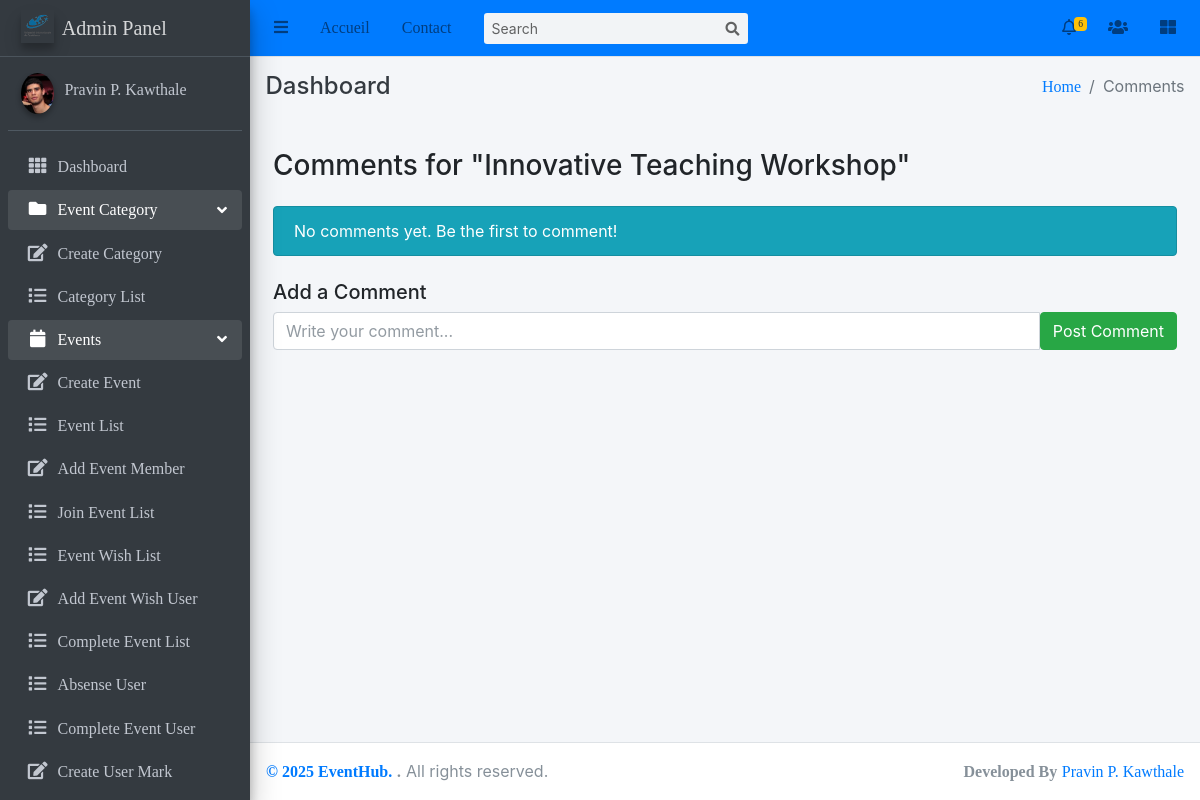
The page /Events/comment/21/ (signed in) on the database as committed earlier.
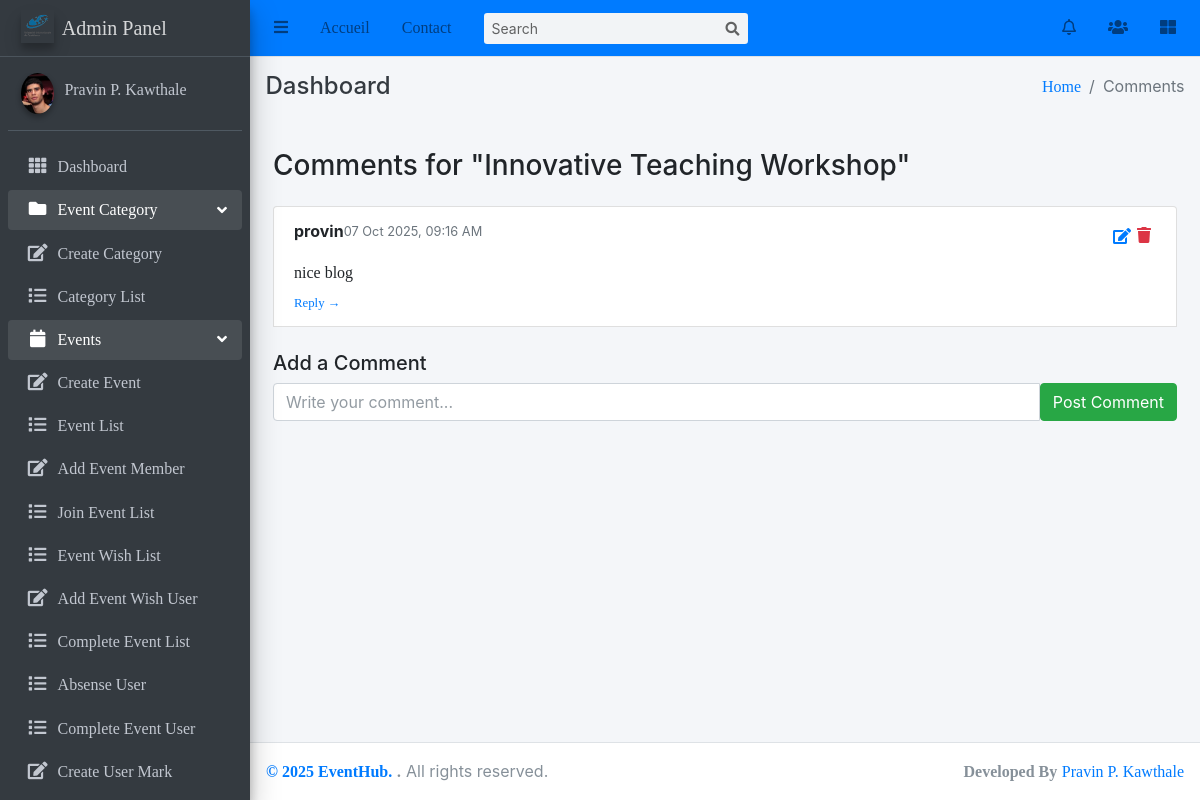
The same page on the database as committed later.
### Event/models.py (models this page shows, shortened)
class Event(models.Model):
    title = models.CharField(max_length=100)
    description = models.TextField()
    category = models.ForeignKey(Category, on_delete=models.SET_NULL, null=True, related_name="events")
    date = models.DateTimeField()
    location = models.CharField(max_length=300)
    start_time = models.TimeField()
    end_time = models.TimeField()
    created_at = models.DateTimeField(auto_now_add=True)
    updated_at = models.DateTimeField(auto_now=True)
    organizer = models.ForeignKey(User, on_delete=models.CASCADE, related_name='events_created')
    participants = models.ManyToManyField(User, related_name='events_participated', blank=True)
    image = models.ImageField(upload_to="event_images/", default="event_images/default.png")
    comments_enabled=models.BooleanField(default=True)
    likes=models.ManyToManyField(User,related_name='liked_events',blank=True)
    class Meta:
        ordering = ['-start_time']

class Comment(models.Model):
    user=models.ForeignKey(User,on_delete=models.CASCADE)
    event=models.ForeignKey("Event",on_delete=models.CASCADE,related_name="comments")
    parent=models.ForeignKey("self",null=True,blank=True,on_delete=models.CASCADE,related_name="replies")
    content=models.TextField()
    created_at = models.DateTimeField(auto_now_add=True)
    updated_at=models.DateTimeField(auto_now=True)
    class Meta:
        ordering=["-created_at"]

### Event/views.py (the view, shortened to what this page needs)
# urls.py: path('comment/<int:pk>/',views.CommentView.as_view(),name='comment_event'),
class CommentView(LoginRequiredMixin, View):
    template_name = 'Event/event_comments.html'
    def get(self, request, pk):
        event = get_object_or_404(Event, pk=pk)
        comments = event.comments.filter(parent__isnull=True).order_by('-created_at')
        return render(request, self.template_name, {'event': event, 'comments': comments})

### user/context_processors.py (called while the page is built)
def notifications(request):
    if request.user.is_authenticated:
        navbar_notifications = Notification.objects.filter(
            receiver=request.user
        ).order_by('-timestamp')[:5]  # latest 5 notifications
        navbar_unread_count = Notification.objects.filter(
            receiver=request.user,
            is_read=False
        ).count()
    else:
        navbar_notifications = []
        navbar_unread_count = 0
    return {
        'navbar_notifications': navbar_notifications,
        'navbar_unread_count': navbar_unread_count
    }

### templates/Event/event_comments.html (shortened to what this page needs)
{% extends 'base/base.html' %}
{% block breadcrumb %}Comments{% endblock breadcrumb %}
{% block content %}
<div class="container mt-4">
    <h3 class="mb-4">Comments for "{{ event.title }}"</h3>
    {% if comments %}
        <ul class="list-group">
            {% for comment in comments %}
                {% include 'Event/comment_item.html' with comment=comment %}
            {% endfor %}
        </ul>
    {% else %}
        <div class="alert alert-info">No comments yet. Be the first to comment!</div>
    {% endif %}
    {% if event.comments_enabled %}
    <div class="mt-4">
        <h5>Add a Comment</h5>
        <form method="post" action="{% url 'comment_event' event.id %}">
            <div class="input-group">
                <input type="text" name="content" class="form-control" placeholder="Write your comment..." required>
                <button class="btn btn-success" type="submit">Post Comment</button>
            </div>
        </form>
    </div>
    {% else %}
    <div class="alert alert-warning mt-4">Comments are disabled for this event.</div>
    {% endif %}
</div>
{% endblock content %}

### templates/base/base.html (shortened to what this page needs)
<!DOCTYPE html>
<html lang="en">
{% load static %}
<head>
  {% include 'base/header.html' %}
</head>
<body class="hold-transition sidebar-mini layout-fixed layout-navbar-fixed layout-footer-fixed">
<div class="wrapper">
  {% include 'base/navbar.html' %}
  {% include 'base/sidebar.html' %}
  <div class="content-wrapper">
    <div class="content-header">
      <div class="container-fluid">
        <div class="row mb-2">
          <div class="col-sm-6">
            <h4 class="m-0 text-dark">Dashboard</h4>
          </div>
          <div class="col-sm-6">
            <ol class="breadcrumb float-sm-right">
              <li class="breadcrumb-item"><a href="#">Home</a></li>
              <li class="breadcrumb-item active">{% block breadcrumb %}{% endblock breadcrumb %}</li>
            </ol>
          </div>
        </div>
      </div>
    </div>
    <section class="content">
      <div class="container-fluid">
        {% block content %}
        {% endblock content %}
      </div>
    </section>
  </div>
  {% include 'base/footer.html' %}
</div>
</body>
</html>

### templates/base/header.html (shortened to what this page needs)
{% load static %}
<link rel="stylesheet" href="{% static 'plugins/fontawesome-free/css/all.min.css' %}">
<link rel="stylesheet" href="{% static 'plugins/overlayScrollbars/css/OverlayScrollbars.min.css' %}">
<link rel="stylesheet" href="{% static 'css/adminlte.min.css' %}">

### templates/base/navbar.html (shortened to what this page needs)
{% load static %}
<nav class="main-header navbar navbar-expand navbar-primary navbar-light">
    <ul class="navbar-nav">
        <li class="nav-item">
            <a class="nav-link" data-widget="pushmenu" href="#" role="button">
                <i class="fas fa-bars"></i>
            </a>
        </li>
        <li class="nav-item d-none d-sm-inline-block">
            <a href="#" class="nav-link">Accueil</a>
        </li>
        <li class="nav-item d-none d-sm-inline-block">
            <a href="#" class="nav-link">Contact</a>
        </li>
    </ul>
    <form class="form-inline ml-3">
        <div class="input-group input-group-sm">
            <input class="form-control form-control-navbar" type="search" placeholder="Search" aria-label="Search">
            <div class="input-group-append">
                <button class="btn btn-navbar" type="submit">
                    <i class="fas fa-search"></i>
                </button>
            </div>
        </div>
    </form>
    <ul class="navbar-nav ml-auto">
        <li class="nav-item dropdown">
            <a class="nav-link" data-toggle="dropdown" href="#" id="notif-bell">
                <i class="far fa-bell"></i>
                {% if navbar_unread_count > 0 %}
                    <span id="notif-count" class="badge badge-warning navbar-badge">{{ navbar_unread_count }}</span>
                {% endif %}
            </a>
        </li>
        <li class="nav-item dropdown">
            <a class="nav-link" data-toggle="dropdown" href="#">
                <i class="fas fa-users"></i>
            </a>
        </li>
        <li class="nav-item">
            <a class="nav-link" data-widget="control-sidebar" data-slide="true" href="#" role="button">
                <i class="fas fa-th-large"></i>
            </a>
        </li>
    </ul>
</nav>

### templates/base/sidebar.html (shortened to what this page needs)
{% load static %}
<aside class="main-sidebar sidebar-dark-primary elevation-4">
    <a href="#" class="brand-link">
      <img src="{% static 'img/logo.png' %}" alt="Logo" class="brand-image elevation-3"
           style="opacity: .8">
          <span class="brand-text font-weight-light">Admin Panel</span>
    </a>
    <div class="sidebar">
      <div class="user-panel mt-3 pb-3 mb-3 d-flex">
        <div class="image">
          <img src="{% static 'img/user.jpg' %}" class="img-circle elevation-2" alt="User Image">
        </div>
        <div class="info">
          <a href="#" class="d-block">Pravin P. Kawthale</a>
        </div>
      </div>
      <nav class="mt-2">
        <ul class="nav nav-pills nav-sidebar flex-column" data-widget="treeview" role="menu" data-accordion="false">
          <li class="nav-item">
            <a href="{% url 'event_list' %}" class="nav-link">
              <i class="nav-icon fas fa-th"></i>
              <p>
                Dashboard
              </p>
            </a>
          </li>
          <li class="nav-item has-treeview menu-open">
            <a href="#" class="nav-link">
              <i class="nav-icon fas fa-folder"></i>
              <p>
                Event Category
                <i class="right fas fa-angle-left"></i>
              </p>
            </a>
            <ul class="nav nav-treeview">
              <li class="nav-item">
                <a href="{%url 'create_category'%}" class="nav-link">
                  <i class="far fa fa-edit nav-icon"></i>
                  <p>Create Category</p>
                </a>
              </li>
              <li class="nav-item">
                  <a href="{% url 'category_list' %}" class="nav-link">
                      <i class="far fa fa-list nav-icon"></i>
                      <p>Category List</p>
                  </a>
              </li>
            </ul>
          </li>
          <li class="nav-item has-treeview menu-open">
            <a href="#" class="nav-link">
              <i class="nav-icon fas fa-calendar"></i>
              <p>
                Events
                <i class="right fas fa-angle-left"></i>
              </p>
            </a>
            <ul class="nav nav-treeview">
              <li class="nav-item">
                <a href="{% url 'create_event' %}" class="nav-link">
                  <i class="far fa fa-edit nav-icon"></i>
                  <p>Create Event</p>
                </a>
              </li>
              <li class="nav-item">
                <a href="{% url 'my_events' %}" class="nav-link">
                  <i class="far fa fa-list nav-icon"></i>
                  <p>Event List</p>
                </a>
              </li>
              <li class="nav-item">
                <a href="#" class="nav-link">
                  <i class="far fa fa-edit nav-icon"></i>
                  <p>Add Event Member</p>
                </a>
              </li>
              <li class="nav-item">
                <a href="{%url 'joined_events'%}" class="nav-link">
                  <i class="far fa fa-list nav-icon"></i>
                  <p>Join Event List</p>
                </a>
              </li>
              <li class="nav-item">
                <a href="#" class="nav-link">
                  <i class="far fa fa-list nav-icon"></i>
                  <p>Event Wish List</p>
                </a>
              </li>
              <li class="nav-item">
                <a href="#" class="nav-link">
                  <i class="far fa fa-edit nav-icon"></i>
                  <p>Add Event Wish User</p>
                </a>
              </li>
              <li class="nav-item">
                <a href="#" class="nav-link">
                  <i class="far fa fa-list nav-icon"></i>
                  <p>Complete Event List</p>
                </a>
              </li>
              <li class="nav-item">
                <a href="#" class="nav-link">
                  <i class="far fa fa-list nav-icon"></i>
                  <p>Absense User</p>
                </a>
              </li>
              <li class="nav-item">
                <a href="#" class="nav-link">
                  <i class="far fa fa-list nav-icon"></i>
                  <p>Complete Event User</p>
                </a>
              </li>
              <li class="nav-item">
                <a href="#" class="nav-link">
                  <i class="far fa fa-edit nav-icon"></i>
                  <p>Create User Mark</p>
                </a>
              </li>
              <li class="nav-item">
                <a href="#" class="nav-link">
                </a>
              </li>
            </ul>
          </li>
        </ul>
      </nav>
    </div>
  </aside>

### templates/Event/comment_item.html (shortened to what this page needs)
<li class="list-group-item">
    <div class="d-flex justify-content-between align-items-start">
        <div class="d-flex align-items-center">
            <strong>{{ comment.user.username }}</strong>
            <small class="text-muted ms-2">{{ comment.created_at|date:"d M Y, h:i A" }}</small>
        </div>
        {% if request.user == comment.user or request.user.is_staff %}
        <div class="d-flex align-items-center">
            <button class="btn btn-link text-primary p-0 ms-2" title="Edit"
                    onclick="editComment({{ comment.id }})">
                <i class="fas fa-edit"></i>
            </button>
            <a href="{% url 'comment_delete' comment.pk %}"
               class="btn btn-link text-danger p-1 ms-2"
               title="Delete">
                <i class="fas fa-trash"></i>
            </a>
        </div>
        {% endif %}
    </div>
    <p class="mt-2 mb-1 comment-text" id="comment-text-{{ comment.id }}">{{ comment.content }}</p>
    <a href="#replies{{ comment.id }}" class="text-primary text-decoration-none small" data-bs-toggle="collapse">
        Reply →
    </a>
</li>

### templates/base/footer.html
<footer class="main-footer">
    <strong> <a href="#">© 2025 EventHub. </a>.</strong>
    All rights reserved.
    <div class="float-right d-none d-sm-inline-block">
      <b>Developed By</b> <a href="https://github.com/pravin-kavthale">Pravin P. Kawthale</a>
    </div>
</footer>

### templates/base/js.html (shortened to what this page needs)
{% load static %}

Rows that differ between the two databases and show on the page:
added Comment: user.username "provin", created_at "07 Oct 2025, 09:16 AM", content "nice blog"
Other text that changed with them:
{{ navbar_unread_count }}: "6" → (not shown)
text no longer shown: "No comments yet. Be the first to comment!"
